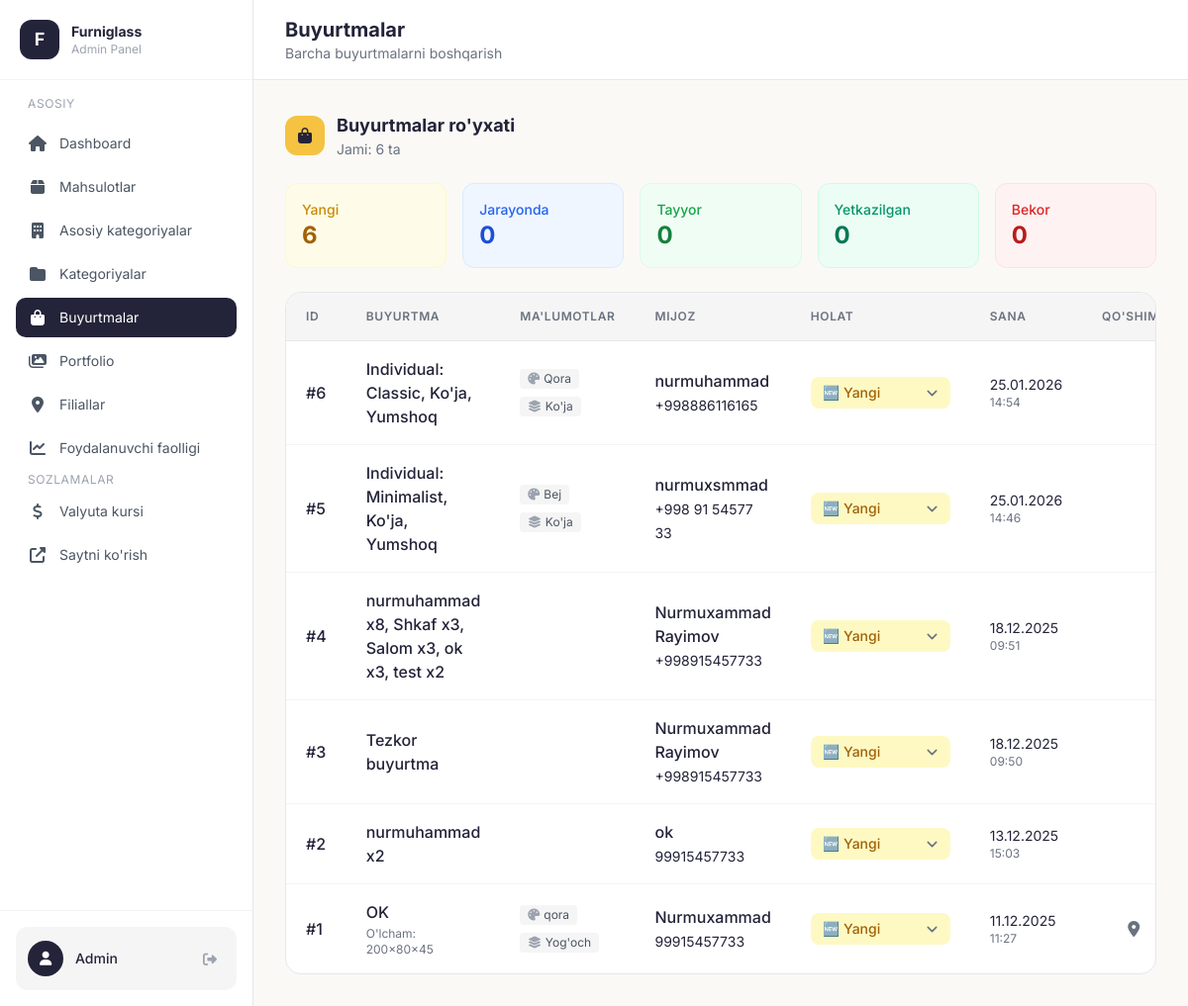
Before: /admin/orders (signed in) with the older database file.
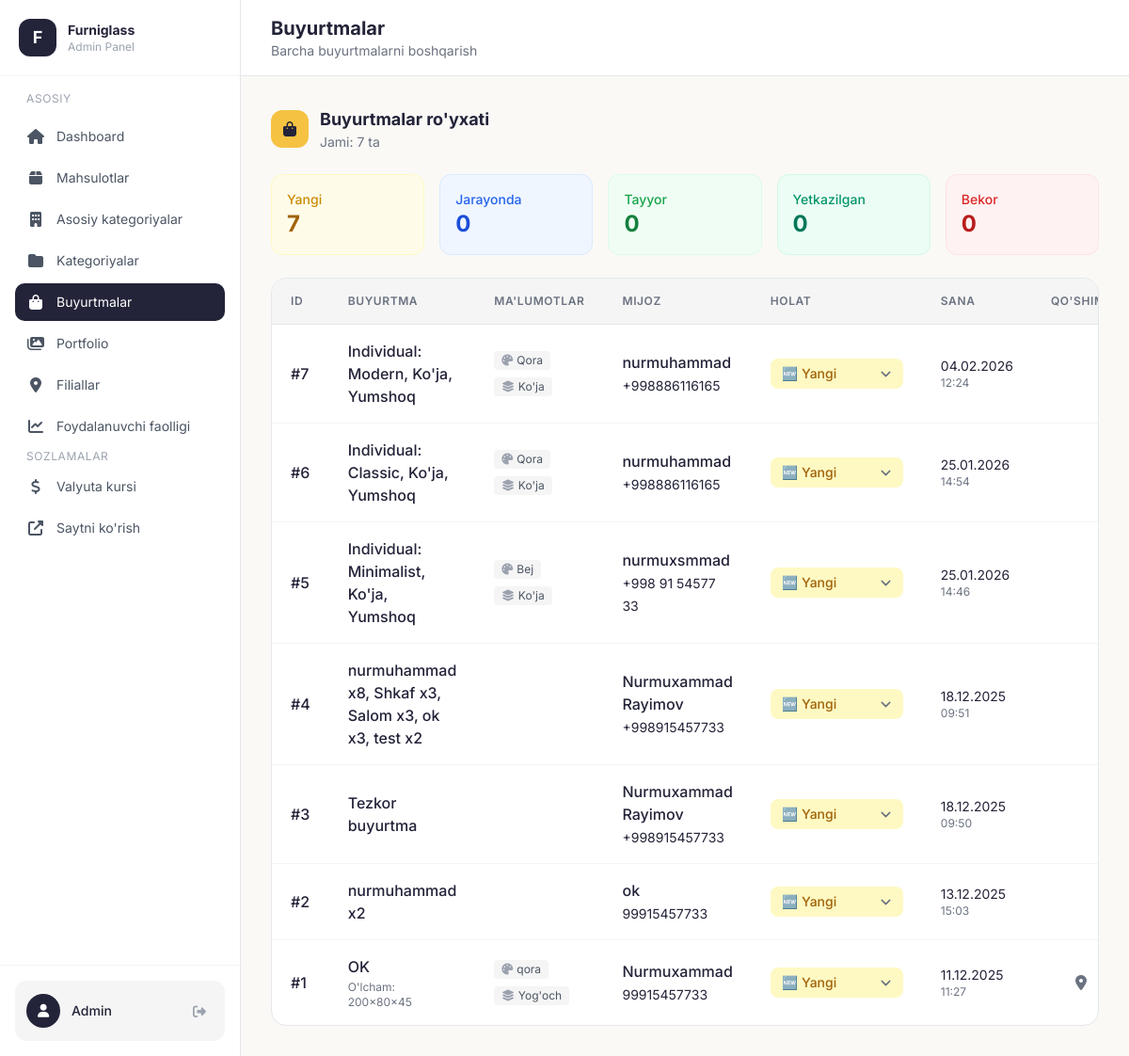
After: the same page with the newer database file.
### models.py (models this page shows)
class Order(db.Model):
    id = db.Column(db.Integer, primary_key=True)
    furniture_type = db.Column(db.String(200), nullable=False)
    size = db.Column(db.String(100))
    color = db.Column(db.String(50))
    material = db.Column(db.String(100))
    design_image = db.Column(db.String(200))
    phone = db.Column(db.String(20), nullable=False)
    name = db.Column(db.String(100))
    address = db.Column(db.Text)
    status = db.Column(db.String(50), default='Yangi')
    created_at = db.Column(db.DateTime, default=datetime.utcnow)

### app.py (the view)
@app.route('/admin/orders')
@login_required
def admin_orders():
    orders = Order.query.order_by(Order.created_at.desc()).all()
    return render_template('admin/orders.html', orders=orders)

### app.py (called while the page is built, shortened)
@login_manager.user_loader
def load_user(user_id):
    return Admin.query.get(int(user_id))

def get_exchange_rate() -> float:
    rate = ExchangeRate.query.first()
    if not rate:
        rate = ExchangeRate(value=12000.0)
        db.session.add(rate)
        db.session.commit()
    return rate.value

@app.before_request
def track_user_activity():
    if request.path.startswith('/admin') or request.path.startswith('/static') or request.path.startswith('/uploads'):
        return

def get_cart():
    if 'cart' not in session:
        session['cart'] = []
    return session['cart']

def get_cart_count():
    cart = get_cart()
    return sum(item['quantity'] for item in cart)

@app.context_processor
def cart_context():
    return {'cart_count': get_cart_count()}

@app.context_processor
def currency_context():
    try:
        rate = get_exchange_rate()
    except Exception:
        rate = 12000.0
    return {'usd_rate': rate}

def get_locale():
    return session.get('lang', DEFAULT_LANGUAGE)

@app.context_processor
def language_context():
    current_lang = get_locale()
    def translate(key_path):
        """Template helper for translations"""
        return get_translation(key_path, current_lang)
    return {
        'lang': current_lang,
        'languages': SUPPORTED_LANGUAGES,
        't': translate,
        'T': TRANSLATIONS
    }

### templates/admin/orders.html (shortened to what this page needs)
{% extends "admin/base.html" %}
{% block page_title %}Buyurtmalar{% endblock %}
{% block page_subtitle %}Barcha buyurtmalarni boshqarish{% endblock %}
{% block content %}
<div class="flex flex-col sm:flex-row sm:items-center sm:justify-between gap-4 mb-6">
    <div class="flex items-center gap-3">
        <div class="w-10 h-10 bg-[#F5C242] rounded-xl flex items-center justify-center">
            <i class="fas fa-shopping-bag text-[#232339]"></i>
        </div>
        <div>
            <h2 class="text-lg font-bold text-[#232339]">Buyurtmalar ro'yxati</h2>
            <p class="text-sm text-gray-500">Jami: {{ orders|length }} ta</p>
        </div>
    </div>
</div>
{% if orders %}
<div class="grid grid-cols-2 md:grid-cols-5 gap-4 mb-6">
    <div class="bg-yellow-50 rounded-xl p-4 border border-yellow-100">
        <p class="text-yellow-600 text-sm font-medium">Yangi</p>
        <p class="text-2xl font-bold text-yellow-700">{{ orders|selectattr('status', 'equalto', 'Yangi')|list|length }}</p>
    </div>
    <div class="bg-blue-50 rounded-xl p-4 border border-blue-100">
        <p class="text-blue-600 text-sm font-medium">Jarayonda</p>
        <p class="text-2xl font-bold text-blue-700">{{ orders|selectattr('status', 'equalto', 'Jarayonda')|list|length }}</p>
    </div>
    <div class="bg-green-50 rounded-xl p-4 border border-green-100">
        <p class="text-green-600 text-sm font-medium">Tayyor</p>
        <p class="text-2xl font-bold text-green-700">{{ orders|selectattr('status', 'equalto', 'Tayyor')|list|length }}</p>
    </div>
    <div class="bg-emerald-50 rounded-xl p-4 border border-emerald-100">
        <p class="text-emerald-600 text-sm font-medium">Yetkazilgan</p>
        <p class="text-2xl font-bold text-emerald-700">{{ orders|selectattr('status', 'equalto', 'Yetkazilgan')|list|length }}</p>
    </div>
    <div class="bg-red-50 rounded-xl p-4 border border-red-100">
        <p class="text-red-600 text-sm font-medium">Bekor</p>
        <p class="text-2xl font-bold text-red-700">{{ orders|selectattr('status', 'equalto', 'Bekor qilingan')|list|length }}</p>
    </div>
</div>
<div class="bg-white rounded-2xl border border-gray-200 overflow-hidden">
    <div class="overflow-x-auto">
        <table class="w-full">
            <thead class="bg-[#F5F5F5] border-b border-gray-200">
                <tr>
                    <th class="text-left py-4 px-5 text-xs font-semibold text-gray-500 uppercase tracking-wider">ID</th>
                    <th class="text-left py-4 px-5 text-xs font-semibold text-gray-500 uppercase tracking-wider">Buyurtma</th>
                    <th class="text-left py-4 px-5 text-xs font-semibold text-gray-500 uppercase tracking-wider hidden lg:table-cell">Ma'lumotlar</th>
                    <th class="text-left py-4 px-5 text-xs font-semibold text-gray-500 uppercase tracking-wider">Mijoz</th>
                    <th class="text-left py-4 px-5 text-xs font-semibold text-gray-500 uppercase tracking-wider">Holat</th>
                    <th class="text-left py-4 px-5 text-xs font-semibold text-gray-500 uppercase tracking-wider hidden md:table-cell">Sana</th>
                    <th class="text-right py-4 px-5 text-xs font-semibold text-gray-500 uppercase tracking-wider">Qo'shimcha</th>
                </tr>
            </thead>
            <tbody class="divide-y divide-gray-100">
                {% for order in orders %}
                <tr class="hover:bg-gray-50 transition">
                    <td class="py-4 px-5">
                        <span class="font-medium text-[#232339]">#{{ order.id }}</span>
                    </td>
                    <td class="py-4 px-5">
                        <div>
                            <p class="font-medium text-[#232339]">{{ order.furniture_type }}</p>
                            {% if order.size %}
                                <p class="text-xs text-gray-500 mt-0.5">O'lcham: {{ order.size }}</p>
                            {% endif %}
                        </div>
                    </td>
                    <td class="py-4 px-5 hidden lg:table-cell">
                        <div class="flex flex-wrap gap-2">
                            {% if order.color %}
                                <span class="inline-flex items-center px-2 py-0.5 rounded bg-[#F5F5F5] text-xs text-gray-600">
                                    <i class="fas fa-palette mr-1 text-gray-400"></i> {{ order.color }}
                                </span>
                            {% endif %}
                            {% if order.material %}
                                <span class="inline-flex items-center px-2 py-0.5 rounded bg-[#F5F5F5] text-xs text-gray-600">
                                    <i class="fas fa-layer-group mr-1 text-gray-400"></i> {{ order.material }}
                                </span>
                            {% endif %}
                        </div>
                    </td>
                    <td class="py-4 px-5">
                        <div>
                            <p class="font-medium text-[#232339]">{{ order.name or 'Noma\'lum' }}</p>
                            <a href="tel:{{ order.phone }}" class="text-sm text-[#232339] hover:underline">{{ order.phone }}</a>
                        </div>
                    </td>
                    <td class="py-4 px-5">
                        <form action="/admin/order/{{ order.id }}/update-status" method="POST" class="inline">
                            <select name="status" onchange="this.form.submit()"
                                class="status-select text-sm font-medium border-0 rounded-lg px-3 py-1.5 cursor-pointer focus:ring-2 focus:ring-offset-2
                                {% if order.status == 'Yangi' %}bg-yellow-100 text-yellow-700 focus:ring-yellow-500
                                {% elif order.status == 'Jarayonda' %}bg-blue-100 text-blue-700 focus:ring-blue-500
                                {% elif order.status == 'Tayyor' %}bg-green-100 text-green-700 focus:ring-green-500
                                {% elif order.status == 'Yetkazilgan' %}bg-emerald-100 text-emerald-700 focus:ring-emerald-500
                                {% else %}bg-red-100 text-red-700 focus:ring-red-500{% endif %}">
                                <option value="Yangi" {% if order.status == 'Yangi' %}selected{% endif %}>🆕 Yangi</option>
                            </select>
                        </form>
                    </td>
                    <td class="py-4 px-5 hidden md:table-cell">
                        <div>
                            <p class="text-sm text-[#232339]">{{ order.created_at.strftime('%d.%m.%Y') }}</p>
                            <p class="text-xs text-gray-500">{{ order.created_at.strftime('%H:%M') }}</p>
                        </div>
                    </td>
                    <td class="py-4 px-5">
                        <div class="flex items-center justify-end gap-2">
                            {% if order.address %}
                                <button class="p-2 hover:bg-[#F5F5F5] text-gray-500 rounded-lg transition" title="{{ order.address }}">
                                    <i class="fas fa-map-marker-alt"></i>
                                </button>
                            {% endif %}
                        </div>
                    </td>
                </tr>
                {% endfor %}
            </tbody>
        </table>
    </div>
</div>
{% endif %}
{% endblock %}

### templates/admin/base.html (shortened to what this page needs)
<!DOCTYPE html>
<html lang="uz">
<head>
    <script src="https://cdn.tailwindcss.com"></script>
    <link rel="stylesheet" href="https://cdnjs.cloudflare.com/ajax/libs/font-awesome/6.4.0/css/all.min.css">
</head>
<body class="bg-[#FAF9F6] min-h-screen">
    <div class="flex h-screen overflow-hidden">
        <aside class="hidden lg:flex lg:flex-col w-64 bg-white border-r border-gray-200 fixed h-full z-30">
            <div class="p-5 border-b border-gray-100">
                <div class="flex items-center gap-3">
                    <div class="w-10 h-10 bg-[#232339] rounded-xl flex items-center justify-center">
                        <span class="text-white font-bold text-lg">F</span>
                    </div>
                    <div>
                        <h2 class="text-sm font-bold text-[#232339]">Furniglass</h2>
                        <p class="text-xs text-gray-400">Admin Panel</p>
                    </div>
                </div>
            </div>
            <nav class="flex-1 p-4 space-y-1 overflow-y-auto scrollbar-thin">
                <p class="text-xs text-gray-400 uppercase tracking-wider px-3 mb-3">Asosiy</p>
                <a href="/admin" class="nav-item flex items-center gap-3 px-3 py-2.5 text-gray-600 {% if request.endpoint == 'admin_dashboard' %}active{% endif %}">
                    <i class="fas fa-home w-5 text-center"></i>
                    <span class="text-sm">Dashboard</span>
                </a>
                <a href="/admin/products" class="nav-item flex items-center gap-3 px-3 py-2.5 text-gray-600 {% if request.endpoint in ['admin_products', 'admin_product_add', 'admin_product_edit'] %}active{% endif %}">
                    <i class="fas fa-box w-5 text-center"></i>
                    <span class="text-sm">Mahsulotlar</span>
                </a>
                <a href="/admin/main-categories" class="nav-item flex items-center gap-3 px-3 py-2.5 text-gray-600 ">
                    <i class="fas fa-building w-5 text-center"></i>
                    <span class="text-sm">Asosiy kategoriyalar</span>
                </a>
                <a href="/admin/categories" class="nav-item flex items-center gap-3 px-3 py-2.5 text-gray-600 {% if request.endpoint in ['admin_categories', 'admin_category_add', 'admin_category_edit'] %}active{% endif %}">
                    <i class="fas fa-folder w-5 text-center"></i>
                    <span class="text-sm">Kategoriyalar</span>
                </a>
                <a href="/admin/orders" class="nav-item flex items-center gap-3 px-3 py-2.5 text-gray-600 {% if request.endpoint == 'admin_orders' %}active{% endif %}">
                    <i class="fas fa-shopping-bag w-5 text-center"></i>
                    <span class="text-sm">Buyurtmalar</span>
                </a>
                <a href="/admin/portfolios" class="nav-item flex items-center gap-3 px-3 py-2.5 text-gray-600 {% if request.endpoint in ['admin_portfolios', 'admin_portfolio_add', 'admin_portfolio_edit'] %}active{% endif %}">
                    <i class="fas fa-images w-5 text-center"></i>
                    <span class="text-sm">Portfolio</span>
                </a>
                <a href="/admin/stores" class="nav-item flex items-center gap-3 px-3 py-2.5 text-gray-600 {% if request.endpoint in ['admin_stores', 'admin_store_add', 'admin_store_edit'] %}active{% endif %}">
                    <i class="fas fa-map-marker-alt w-5 text-center"></i>
                    <span class="text-sm">Filiallar</span>
                </a>
                <a href="/admin/user-activity" class="nav-item flex items-center gap-3 px-3 py-2.5 text-gray-600 {% if request.endpoint == 'admin_user_activity' %}active{% endif %}">
                    <i class="fas fa-chart-line w-5 text-center"></i>
                    <span class="text-sm">Foydalanuvchi faolligi</span>
                </a>
                <p class="text-xs text-gray-400 uppercase tracking-wider px-3 mb-3 mt-6">Sozlamalar</p>
                <a href="/admin/settings/currency" class="nav-item flex items-center gap-3 px-3 py-2.5 text-gray-600 {% if request.endpoint == 'admin_currency_settings' %}active{% endif %}">
                    <i class="fas fa-dollar-sign w-5 text-center"></i>
                    <span class="text-sm">Valyuta kursi</span>
                </a>
                <a href="/" target="_blank" class="nav-item flex items-center gap-3 px-3 py-2.5 text-gray-600">
                    <i class="fas fa-external-link-alt w-5 text-center"></i>
                    <span class="text-sm">Saytni ko'rish</span>
                </a>
            </nav>
            <div class="p-4 border-t border-gray-100">
                <div class="flex items-center justify-between p-3 rounded-xl bg-[#F5F5F5]">
                    <div class="flex items-center gap-3">
                        <div class="w-9 h-9 bg-[#232339] rounded-full flex items-center justify-center">
                            <i class="fas fa-user text-white text-sm"></i>
                        </div>
                        <span class="text-sm font-medium text-[#232339]">Admin</span>
                    </div>
                    <a href="/admin/logout" class="text-gray-400 hover:text-red-500 transition p-2" title="Chiqish">
                        <i class="fas fa-sign-out-alt text-sm"></i>
                    </a>
                </div>
            </div>
        </aside>
        <main class="flex-1 lg:ml-64 overflow-y-auto">
            <div class="hidden lg:flex items-center justify-between px-8 py-4 bg-white border-b border-gray-200 sticky top-0 z-20">
                <div>
                    <h1 class="text-xl font-bold text-[#232339]">{% block page_title %}Dashboard{% endblock %}</h1>
                    <p class="text-sm text-gray-500">{% block page_subtitle %}Xush kelibsiz{% endblock %}</p>
                </div>
            </div>
            <div class="p-4 lg:p-8 mt-14 lg:mt-0">
                {% block content %}{% endblock %}
            </div>
        </main>
    </div>
</body>
</html>

### templates/admin/base.html (style rules this page uses)
body { font-family: 'Inter', sans-serif; }
:root { --color-primary: #232339; --color-accent: #F5C242; }
.nav-item { transition: all 0.2s ease; border-radius: 10px; }
.nav-item.active { background: var(--color-primary); color: white; }

### templates/admin/orders.html (style rules this page uses)
.status-select { appearance: none; background-position: right 0.5rem center; background-repeat: no-repeat; background-size: 1.5em 1.5em; padding-right: 2.5rem; }

Changed rows visible on the page:
added Order: id "7", furniture_type "Individual: Modern, Ko'ja, Yumshoq", color "Qora", material "Ko'ja", name "nurmuhammad", phone "+998886116165", status "🆕 Yangi", created_at "04.02.2026", created_at "12:24"
Other visible differences:
{{ orders|length }}: "6" → "7"
{{ orders|selectattr('status', 'equalto', 'Yangi')|list|length }}: "6" → "7"
